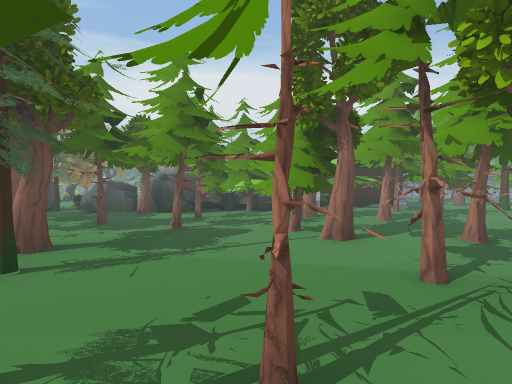
[1] (above)

22 first-person views from a walk through a scene from a Unity 3-D project. The camera is 1.4 m above the floor, tilts 2° down and sees 80° across. The floor is counted in squares, 1.8 m on a side. Each view is taken from the middle of a square. On the plan, view 1 faces up. The plan holds only what a view shows up to about 11 squares ahead; the rest is blank. The place goes on beyond the plan. The player character is not drawn. Some animated figures are not drawn.

[2]
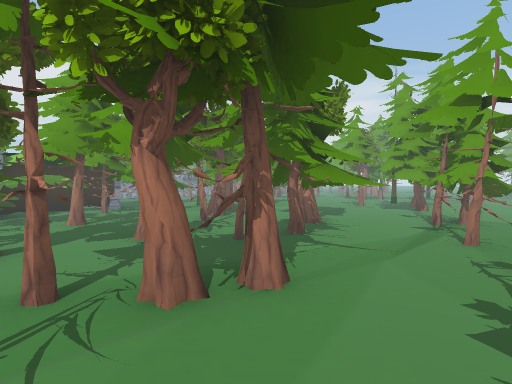

[3]
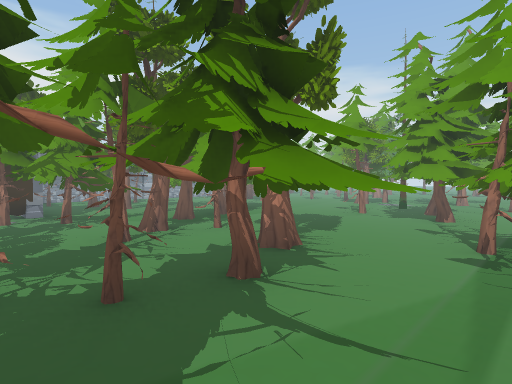

[4]
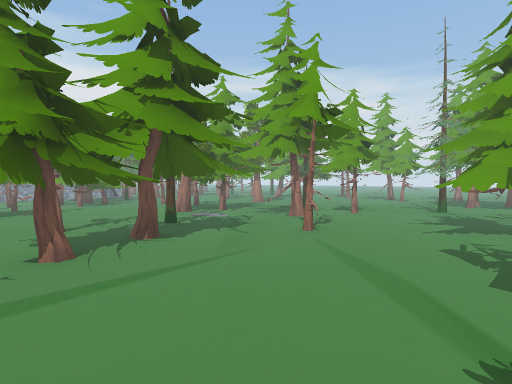

[5]
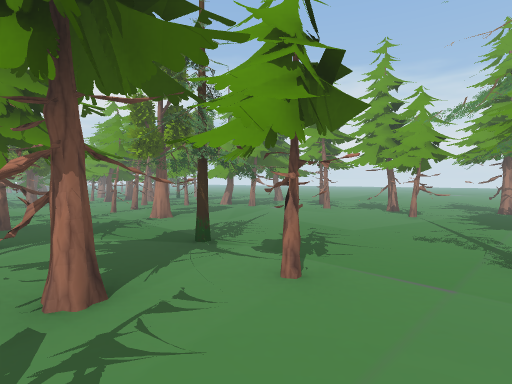

[6]
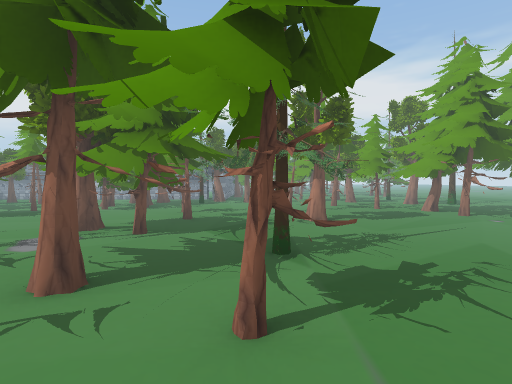

[7]
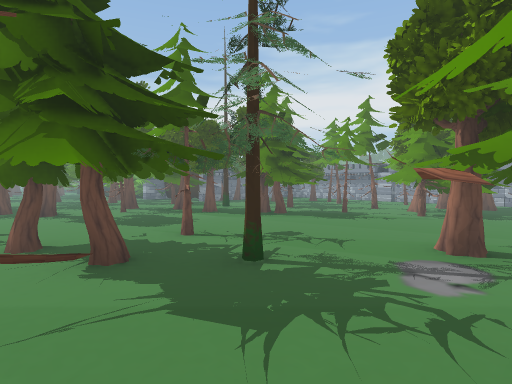

[8]
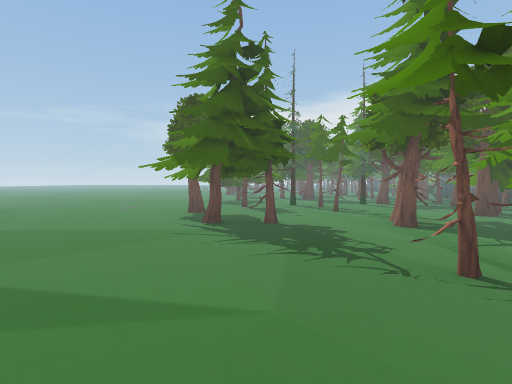

[9]
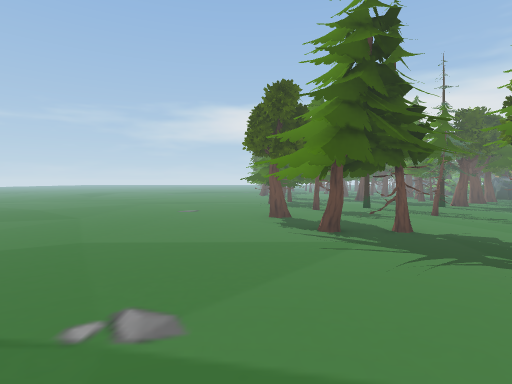

[10]
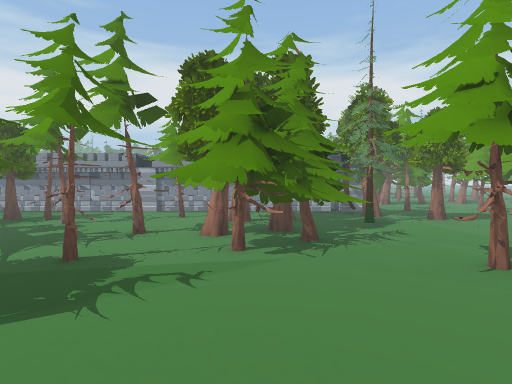

[11]
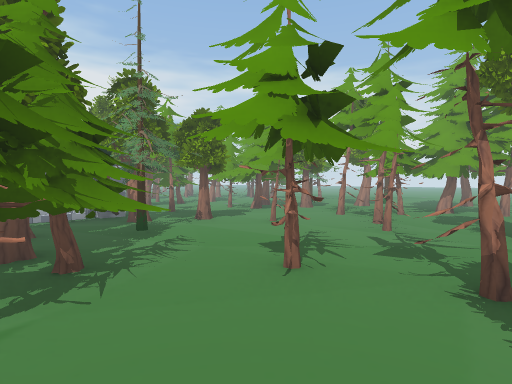

[12]
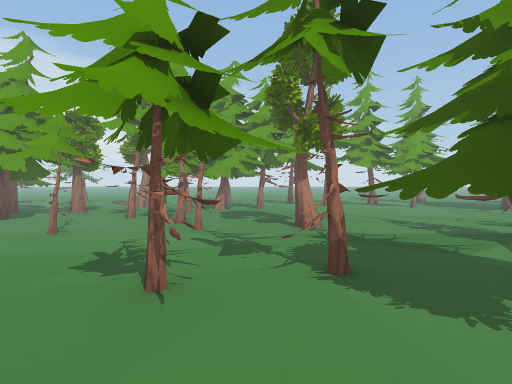

[13]
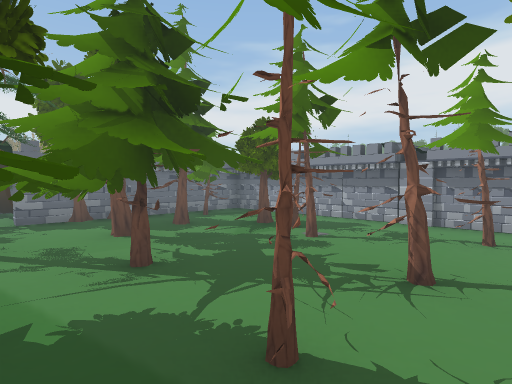

[14]
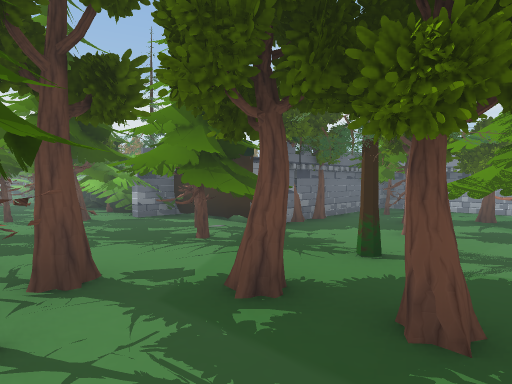

[15]
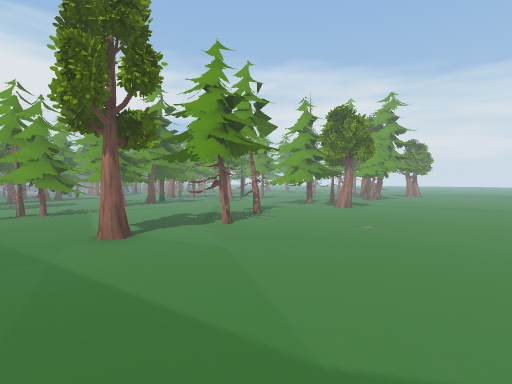

[16]
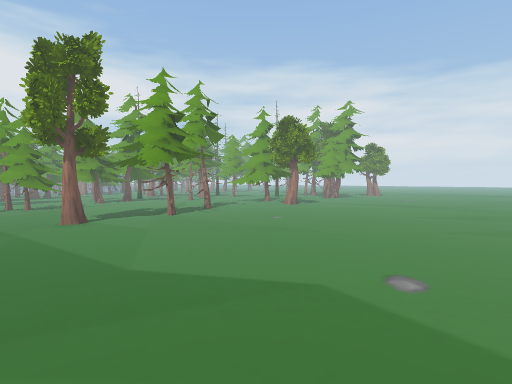

[17]
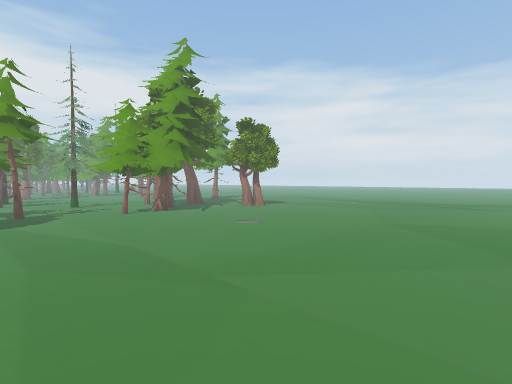

[18]
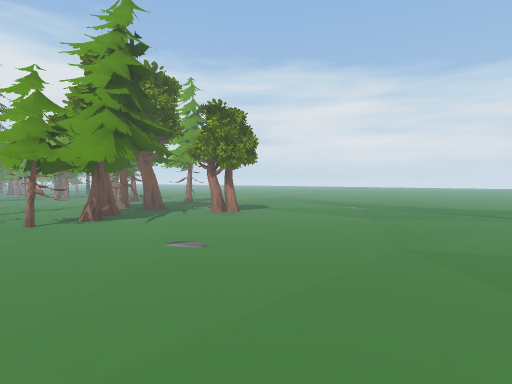

[19]
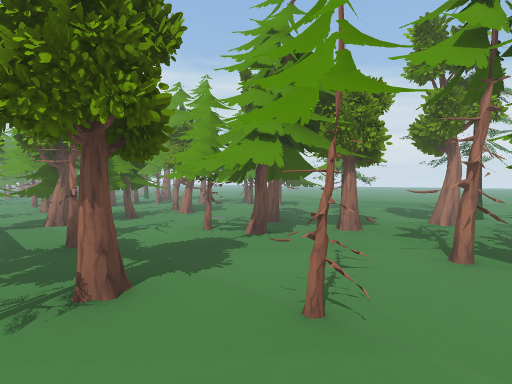

[20]
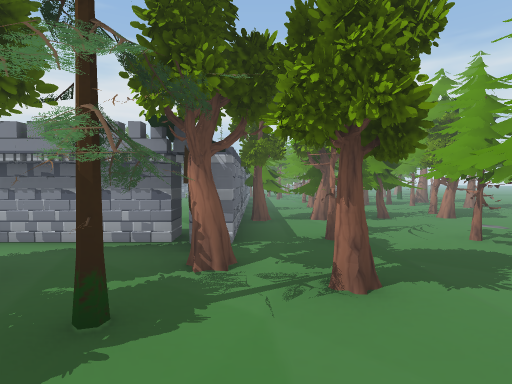

[21]
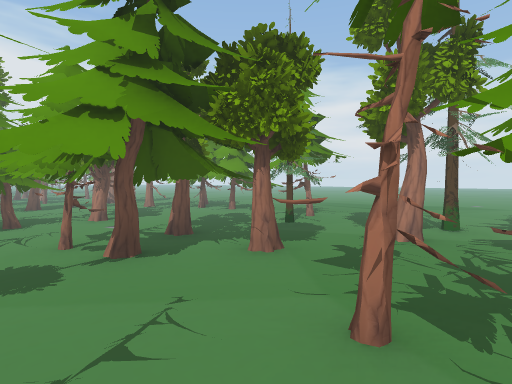

[22]
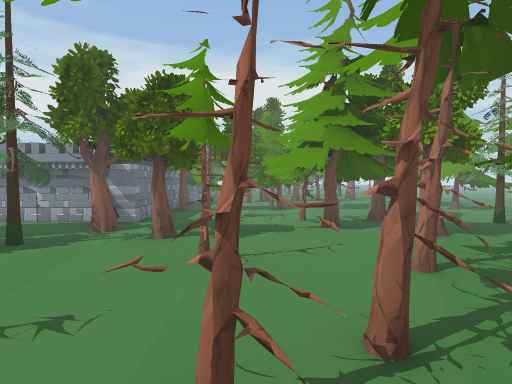

### Floor plan
Key: @ floor where view 1 was taken; # wall or solid block; . floor; O other object.
Columns run from 3 left of view 1 to 23 right of it. Each row starts with its distance up from view 1.
 23                    OOOO
 22                    OO...
 21                    OO O.O
 20                   #OO OO...
 19                   OOO..O#OO
 18                   OOOOOOOOO
 17                   #OOO#.O#O
 16                   OOOOO.OOO
 15             O    O#O#O  OOO
 14        ### ########OOOOOOOO
 13        #OOOO OOO OOOOOOOO..
 12        #OOOOOOOOOO.O OOOO..
 11        #OOO  OOOOO.OOOO OOO
 10        OOOOOO##OO.....OOO O
  9 OOO ##O#  OOOOOOOO..OO.OOOO
  8 OOOOO##OOOOOOO...OO.....OOO
  7 OOO#O##OOO.OOO....O.O...#O#
  6 OOOOOO#OOO......OOO.....OOO
  5 OOOOOOOOOOO..O..OO..O......
  4  O OOOOOOO....#OO#.OO....O
  3 OOO.OOOOO...OOOOOO#O....OOO
  2  OOOOOOOO.OOOO.OO..O.O....O
  1 OOOO....O.OO........OO OO.O
  0 OO.@.O.....O.....OO..OOOO..
 -1  OO.OO...........OOO.OOO...
 -2 O..O.OO.....O.O..OO..OO..O.
 -3 . ...O.....O.#.............
 -4 ...........................
 -5 ...........................
 -6 ........ ..................
 -7 .......  ..................
 -8 .....    ..................
 -9 ....     ......   ......

Positions as (right, up) in squares from view 1, and headings:
1: (0, 0), facing up
2: (1, 0), facing up-right
3: (3, 1), facing up-right
4: (9, -1), facing up-right
5: (14, 1), facing up-right
6: (16, 1), facing up
7: (14, 2), facing up-left
8: (8, -1), facing left
9: (7, -3), facing left
10: (12, 6), facing up
11: (12, 7), facing up-right
12: (12, 8), facing right
13: (11, 8), facing up-left
14: (8, 5), facing up-left
15: (6, -7), facing up-right
16: (6, -9), facing up-right
17: (15, -9), facing up-right
18: (17, -8), facing up-right
19: (15, 10), facing up-right
20: (15, 10), facing up
21: (17, 10), facing up-right
22: (17, 8), facing up
